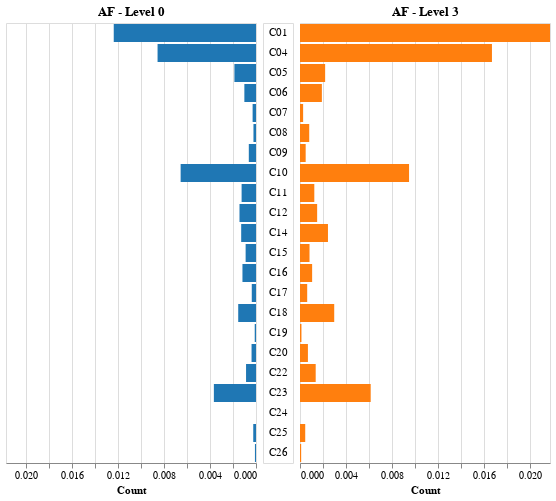

Notebook code for this chart:
### Code cell
# Filter the original dataframe for level 0 and add a 'filter' column
df_level0 = af_mesh_tree_level_proportions[af_mesh_tree_level_proportions['level'] == 0].copy()
df_level0['filter'] = '0'

# Filter the original dataframe for level 3 and add a 'filter' column
df_level3 = af_mesh_tree_level_proportions[af_mesh_tree_level_proportions['level'] == 1].copy()
df_level3['filter'] = '1'

df = pd.concat([df_level0, df_level3])

# Call the function
chart = create_population_chart(df, '0', '1', 'AF - Level 0', 'AF - Level 3', '#1f77b4', '#ff7f0e')
chart

### Figure 1 — Vega-Lite specification as saved in the notebook (floating-point values rounded to 4 significant figures)
{"config": {"view": {"continuousWidth": 400, "continuousHeight": 300}}, "concat": [{"mark": "bar", "encoding": {"color": {"field": "filter", "legend": null, "scale": {"domain": ["0", "1"], "range": ["#1f77b4", "#ff7f0e"]}, "type": "nominal"}, "x": {"aggregate": "sum", "field": "value", "scale": {"domain": [0, 0.02174]}, "sort": "descending", "title": "Count", "type": "quantitative"}, "y": {"axis": null, "field": "mesh_tree_label", "sort": {"field": "mesh_tree_label_id", "order": "ascending"}, "type": "nominal"}}, "height": {"step": 20}, "title": "AF - Level 0", "transform": [{"filter": "(datum.filter === '0')"}], "width": 250}, {"mark": "text", "encoding": {"text": {"field": "mesh_tree_label_id", "type": "nominal"}, "y": {"axis": null, "field": "mesh_tree_label", "sort": {"field": "mesh_tree_label_id", "order": "ascending"}, "type": "nominal"}}, "height": {"step": 20}, "transform": [{"filter": {"field": "filter", "oneOf": ["0"]}}], "width": 30}, {"mark": "bar", "encoding": {"color": {"field": "filter", "legend": null, "scale": {"domain": ["0", "1"], "range": ["#1f77b4", "#ff7f0e"]}, "type": "nominal"}, "x": {"aggregate": "sum", "field": "value", "scale": {"domain": [0, 0.02174]}, "title": "Count", "type": "quantitative"}, "y": {"axis": null, "field": "mesh_tree_label", "sort": {"field": "mesh_tree_label_id", "order": "ascending"}, "type": "nominal"}}, "height": {"step": 20}, "title": "AF - Level 3", "transform": [{"filter": "(datum.filter === '1')"}], "width": 250}], "data": {"name": "data-2db4ca31b76cdf1881063902ac6f9245"}, "spacing": 5, "$schema": "https://vega.github.io/schema/vega-lite/v4.17.0.json", "datasets": {"data-2db4ca31b76cdf1881063902ac6f9245": [{"level": 0, "mesh_tree_label": "Infections", "value": 0.01237, "mesh_tree_label_id": "C01", "filter": "0"}, {"level": 0, "mesh_tree_label": "Neoplasms", "value": 0.008561, "mesh_tree_label_id": "C04", "filter": "0"}, {"level": 0, "mesh_tree_label": "Musculoskeletal Diseases", "value": 0.001878, "mesh_tree_label_id": "C05", "filter": "0"}, {"level": 0, "mesh_tree_label": "Digestive System Diseases", "value": 0.001013, "mesh_tree_label_id": "C06", "filter": "0"}, {"level": 0, "mesh_tree_label": "Stomatognathic Diseases", "value": 0.0002946, "mesh_tree_label_id": "C07", "filter": "0"}, {"level": 0, "mesh_tree_label": "Respiratory Tract Diseases", "value": 0.0002209, "mesh_tree_label_id": "C08", "filter": "0"}, {"level": 0, "mesh_tree_label": "Otorhinolaryngologic Diseases", "value": 0.0006259, "mesh_tree_label_id": "C09", "filter": "0"}, {"level": 0, "mesh_tree_label": "Nervous System Diseases", "value": 0.006554, "mesh_tree_label_id": "C10", "filter": "0"}, {"level": 0, "mesh_tree_label": "Eye Diseases", "value": 0.001252, "mesh_tree_label_id": "C11", "filter": "0"}, {"level": 0, "mesh_tree_label": "Urogenital Diseases", "value": 0.001436, "mesh_tree_label_id": "C12", "filter": "0"}, {"level": 0, "mesh_tree_label": "Cardiovascular Diseases", "value": 0.001289, "mesh_tree_label_id": "C14", "filter": "0"}, {"level": 0, "mesh_tree_label": "Hemic and Lymphatic Diseases", "value": 0.0009021, "mesh_tree_label_id": "C15", "filter": "0"}, {"level": 0, "mesh_tree_label": "Congenital, Hereditary, and Neonatal Diseases and Abnormalities", "value": 0.001178, "mesh_tree_label_id": "C16", "filter": "0"}, {"level": 0, "mesh_tree_label": "Skin and Connective Tissue Diseases", "value": 0.0003682, "mesh_tree_label_id": "C17", "filter": "0"}, {"level": 0, "mesh_tree_label": "Nutritional and Metabolic Diseases", "value": 0.001546, "mesh_tree_label_id": "C18", "filter": "0"}, {"level": 0, "mesh_tree_label": "Endocrine System Diseases", "value": 0.0001105, "mesh_tree_label_id": "C19", "filter": "0"}, {"level": 0, "mesh_tree_label": "Immune System Diseases", "value": 0.0003866, "mesh_tree_label_id": "C20", "filter": "0"}, {"level": 0, "mesh_tree_label": "Animal Diseases", "value": 0.0008653, "mesh_tree_label_id": "C22", "filter": "0"}, {"level": 0, "mesh_tree_label": "Pathological Conditions, Signs and Symptoms", "value": 0.003664, "mesh_tree_label_id": "C23", "filter": "0"}, {"level": 0, "mesh_tree_label": "Occupational Diseases", "value": 0.0, "mesh_tree_label_id": "C24", "filter": "0"}, {"level": 0, "mesh_tree_label": "Substance-Related Disorders", "value": 0.0002393, "mesh_tree_label_id": "C25", "filter": "0"}, {"level": 0, "mesh_tree_label": "Wounds and Injuries", "value": 9.205e-05, "mesh_tree_label_id": "C26", "filter": "0"}, {"level": 1, "mesh_tree_label": "Infections", "value": 0.02174, "mesh_tree_label_id": "C01", "filter": "1"}, {"level": 1, "mesh_tree_label": "Neoplasms", "value": 0.01669, "mesh_tree_label_id": "C04", "filter": "1"}, {"level": 1, "mesh_tree_label": "Musculoskeletal Diseases", "value": 0.002186, "mesh_tree_label_id": "C05", "filter": "1"}, {"level": 1, "mesh_tree_label": "Digestive System Diseases", "value": 0.001902, "mesh_tree_label_id": "C06", "filter": "1"}, {"level": 1, "mesh_tree_label": "Stomatognathic Diseases", "value": 0.0002717, "mesh_tree_label_id": "C07", "filter": "1"}, {"level": 1, "mesh_tree_label": "Respiratory Tract Diseases", "value": 0.0008025, "mesh_tree_label_id": "C08", "filter": "1"}, {"level": 1, "mesh_tree_label": "Otorhinolaryngologic Diseases", "value": 0.0004928, "mesh_tree_label_id": "C09", "filter": "1"}, {"level": 1, "mesh_tree_label": "Nervous System Diseases", "value": 0.009484, "mesh_tree_label_id": "C10", "filter": "1"}, {"level": 1, "mesh_tree_label": "Eye Diseases", "value": 0.001245, "mesh_tree_label_id": "C11", "filter": "1"}, {"level": 1, "mesh_tree_label": "Urogenital Diseases", "value": 0.001491, "mesh_tree_label_id": "C12", "filter": "1"}, {"level": 1, "mesh_tree_label": "Cardiovascular Diseases", "value": 0.002433, "mesh_tree_label_id": "C14", "filter": "1"}, {"level": 1, "mesh_tree_label": "Hemic and Lymphatic Diseases", "value": 0.0008277, "mesh_tree_label_id": "C15", "filter": "1"}, {"level": 1, "mesh_tree_label": "Congenital, Hereditary, and Neonatal Diseases and Abnormalities", "value": 0.001055, "mesh_tree_label_id": "C16", "filter": "1"}, {"level": 1, "mesh_tree_label": "Skin and Connective Tissue Diseases", "value": 0.0006255, "mesh_tree_label_id": "C17", "filter": "1"}, {"level": 1, "mesh_tree_label": "Nutritional and Metabolic Diseases", "value": 0.002976, "mesh_tree_label_id": "C18", "filter": "1"}, {"level": 1, "mesh_tree_label": "Endocrine System Diseases", "value": 0.0001264, "mesh_tree_label_id": "C19", "filter": "1"}, {"level": 1, "mesh_tree_label": "Immune System Diseases", "value": 0.0006887, "mesh_tree_label_id": "C20", "filter": "1"}, {"level": 1, "mesh_tree_label": "Animal Diseases", "value": 0.001365, "mesh_tree_label_id": "C22", "filter": "1"}, {"level": 1, "mesh_tree_label": "Pathological Conditions, Signs and Symptoms", "value": 0.006148, "mesh_tree_label_id": "C23", "filter": "1"}, {"level": 1, "mesh_tree_label": "Occupational Diseases", "value": 0.0, "mesh_tree_label_id": "C24", "filter": "1"}, {"level": 1, "mesh_tree_label": "Substance-Related Disorders", "value": 0.0004549, "mesh_tree_label_id": "C25", "filter": "1"}, {"level": 1, "mesh_tree_label": "Wounds and Injuries", "value": 0.0001011, "mesh_tree_label_id": "C26", "filter": "1"}]}}
